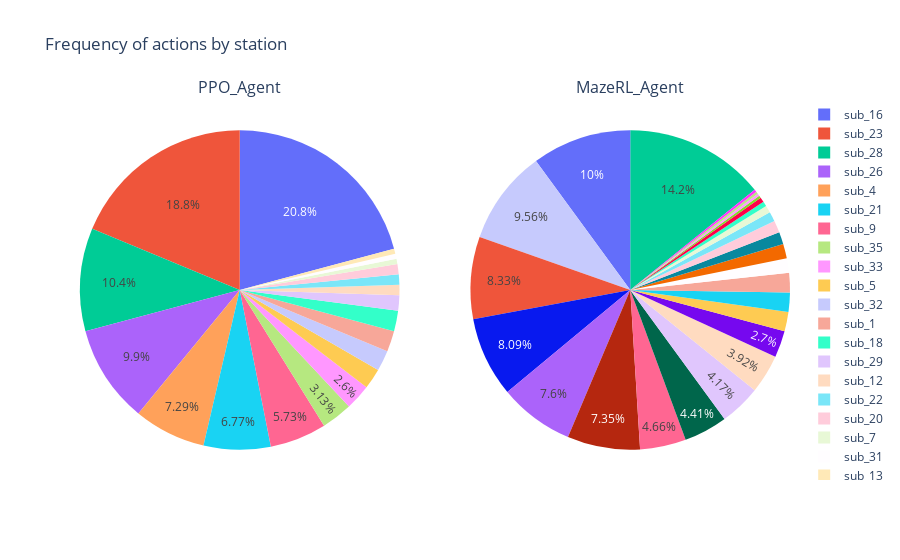

Here is the notebook cell this chart was saved with:
### Markdown cell above
Action frequency can be visualized based on the substations, pi-chart below shows for each agent the share of each station in the actions.

### Code cell
chart_title = "Frequency of actions by station "

agts.plot_actions_freq_by_station_pie_chart(
    agents_results, 
    title = chart_title, 
    col=2)

### Figure 1 — Plotly figure (JSON) as saved in the notebook; plotly's stock layout.template omitted (floating-point values rounded to 4 significant figures)
{"data": [{"domain": {"x": [0, 0.45], "y": [0, 1]}, "labels": ["sub_23", "sub_16", "sub_28", "sub_9", "sub_5", "sub_12", "sub_4", "sub_26", "sub_29", "sub_32", "sub_21", "sub_35", "sub_22", "sub_33", "sub_20", "sub_1", "sub_18", "sub_7", "sub_31", "sub_13"], "name": "PPO_Agent", "textposition": "inside", "type": "pie", "values": [36, 40, 20, 11, 4, 2, 14, 19, 3, 4, 13, 6, 2, 5, 2, 4, 4, 1, 1, 1]}, {"domain": {"x": [0.55, 1], "y": [0, 1]}, "labels": ["sub_19", "sub_16", "sub_23", "sub_28", "sub_32", "sub_31", "sub_9", "sub_29", "sub_20", "sub_0", "sub_2", "sub_3", "sub_11", "sub_5", "sub_12", "sub_21", "sub_22", "sub_34", "sub_26", "sub_18", "sub_8", "sub_6", "sub_1", "sub_33", "sub_7", "sub_35", "sub_27"], "name": "MazeRL_Agent", "textposition": "inside", "type": "pie", "values": [5, 41, 34, 58, 39, 6, 19, 17, 5, 30, 18, 11, 33, 8, 16, 8, 4, 6, 31, 2, 1, 2, 8, 1, 3, 1, 1]}], "layout": {"annotations": [{"font": {"size": 16}, "showarrow": false, "text": "PPO_Agent", "x": 0.225, "xanchor": "center", "xref": "paper", "y": 1, "yanchor": "bottom", "yref": "paper"}, {"font": {"size": 16}, "showarrow": false, "text": "MazeRL_Agent", "x": 0.775, "xanchor": "center", "xref": "paper", "y": 1, "yanchor": "bottom", "yref": "paper"}], "title": {"text": "Frequency of actions by station "}, "uniformtext": {"minsize": 12, "mode": "hide"}}}
